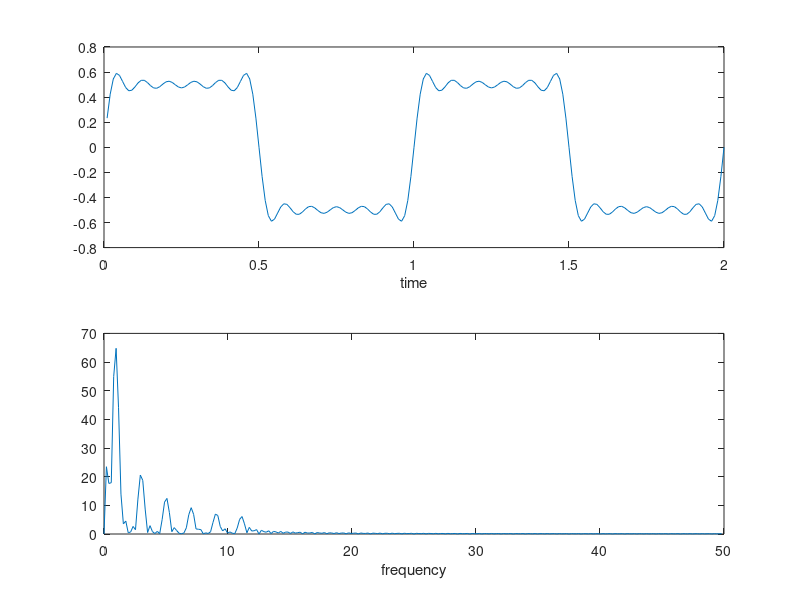

Here is the MATLAB script that generated this plot:
clear all
clc
Fs=100;
t=(1:200)/Fs;
f1=1;
s1=(2/pi)*sin(2*pi*f1*t);
f2=3;
s2=(2/3/pi)*sin(2*pi*f2*t);
f3=5;
s3=(2/5/pi)*sin(2*pi*f3*t);
f4=7;
s4=(2/7/pi)*sin(2*pi*f4*t);
f5=9;
s5=(2/9/pi)*sin(2*pi*f5*t);
f6=11;
s6=(2/11/pi)*sin(2*pi*f6*t);
s=s1+s2+s3+s4+s5+s6;
subplot(2,1,1)
plot(t,s)
xlabel('time')
S=fft(s,512);
w=(0:255)/256*(Fs/2);
subplot(2,1,2)
plot(w,abs(S(1:256)))
xlabel('frequency')
